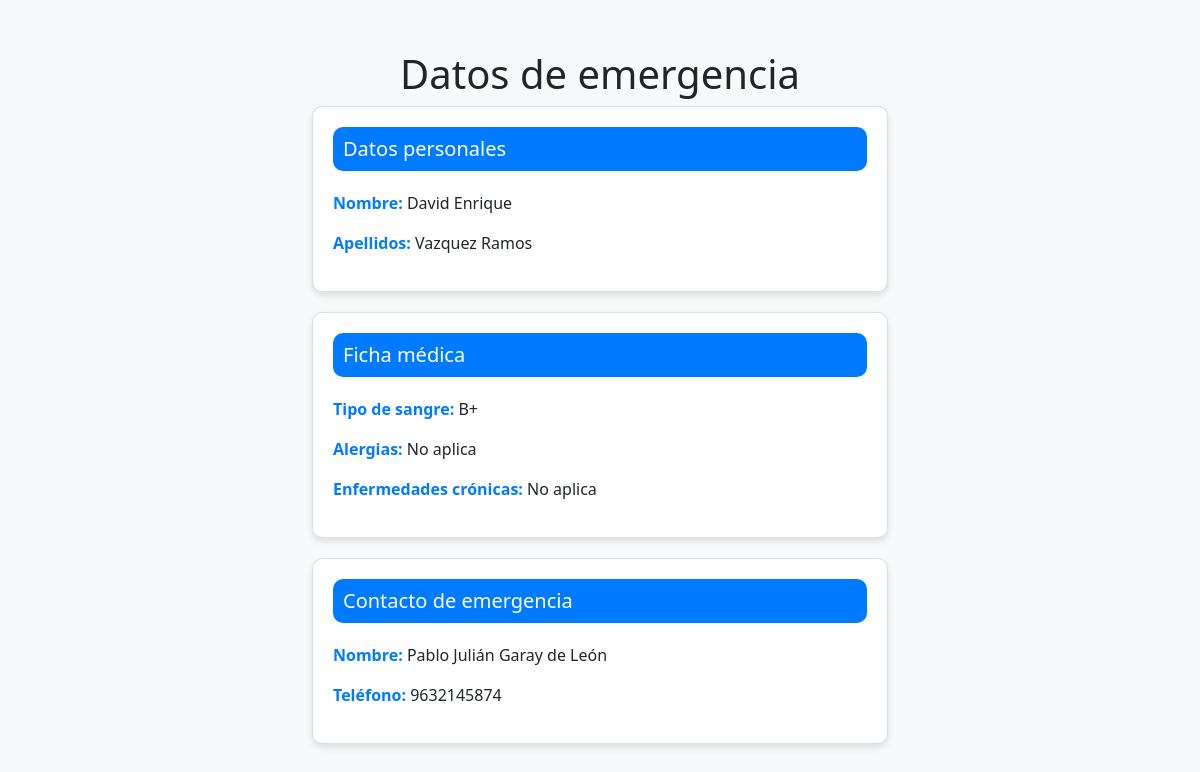
The app's page /emergencia/7 with its own data.
### core/models.py (models this page shows, shortened)
class UsuarioPersonalizado(AbstractBaseUser, PermissionsMixin):
    email = models.EmailField(unique=True, error_messages={'unique': 'Ya existe un usuario con ese correo'})
    nombre = models.CharField(max_length=50)
    apellidos = models.CharField(max_length=50)
    fecha_nacimiento = models.DateField(null=True)
    direccion = models.CharField(max_length=255)
    usuario_activo = models.BooleanField(default=False)
    is_staff = models.BooleanField(default=False)
    fecha_registro = models.DateTimeField(auto_now_add=True)
    numero_telefono = models.CharField(max_length=10, null=True)
    imagen = CloudinaryField('image')
    credencial = models.ForeignKey(Credencial, on_delete=models.PROTECT, null=True, related_name='credencial')
    ficha_medica = models.ForeignKey(FichaMedica, on_delete=models.PROTECT, null=True, related_name='ficha_medica')
    contacto_emergencia = models.ForeignKey(ContactoEmergencia, on_delete=models.PROTECT, null=True,
                                            related_name='contacto_emergencia_relacion')
    solicitud = models.ForeignKey('SolicitudCredencial', on_delete=models.PROTECT, null=True,
                                  related_name='solicitud_relacion')
    tipo_usuario = models.CharField(max_length=20, choices=[('alumno', 'alumno'), ('maestro', 'maestro'),
                                                            ('administrador', 'administrador'),
                                                            ('directivo', 'directivo')])
    objects = UsuarioBasePersonalizado()
    USERNAME_FIELD = 'email'
    REQUIRED_FIELDS = []

class FichaMedica(models.Model):
    tipo_sangre = models.CharField(max_length=3)
    alergias = models.CharField(max_length=300, default='')
    enfermedades_cronicas = models.CharField(max_length=255, default='')
    usuario = models.ForeignKey('UsuarioPersonalizado', on_delete=models.PROTECT, null=True,
                                related_name='ficha_medica_relacionada')

class ContactoEmergencia(models.Model):
    nombre_contacto_emergencia = models.CharField(max_length=60)
    numero_contacto_emergencia = models.CharField(max_length=10)
    usuario = models.ForeignKey('UsuarioPersonalizado', on_delete=models.PROTECT, null=True,
                                related_name='contacto_emergencia_relacionado')

### core/views.py (the view)
# urls.py: path('emergencia/<int:id_usuario>', views.qr.as_view(), name='qr'),
class qr(View):
    def get(self, request, id_usuario):
        usuario = UsuarioPersonalizado.objects.get(id=id_usuario)
        context = {
            'nombre': usuario.nombre,
            'apellidos': usuario.apellidos,
            'tipo_sangre': usuario.ficha_medica.tipo_sangre,
            'alergias': usuario.ficha_medica.alergias,
            'enfermedades': usuario.ficha_medica.enfermedades_cronicas,
            'nombre_contacto_emergencia': usuario.contacto_emergencia.nombre_contacto_emergencia,
            'telefono_contacto_emergencia': usuario.contacto_emergencia.numero_contacto_emergencia,
        }
        return render(request, 'core/qr_info.html', context=context)

### core/templates/core/qr_info.html (shortened to what this page needs)
<!DOCTYPE html>
<html>
<head>
    <link rel="stylesheet" href="https://stackpath.bootstrapcdn.com/bootstrap/5.0.0-alpha1/css/bootstrap.min.css">
</head>
<body>
    <div class="container">
        <h1 class="text-center">Datos de emergencia</h1>
        <div class="card">
            <div class="card-body">
                <h5 class="card-title">Datos personales</h5>
                <p><strong>Nombre:</strong> {{ nombre }}</p>
                <p><strong>Apellidos:</strong> {{ apellidos }}</p>
            </div>
        </div>
        <div class="card">
            <div class="card-body">
                <h5 class="card-title">Ficha médica</h5>
                <p><strong>Tipo de sangre:</strong> {{ tipo_sangre }}</p>
                <p><strong>Alergias:</strong> {{ alergias }}</p>
                <p><strong>Enfermedades crónicas:</strong> {{ enfermedades }}</p>
            </div>
        </div>
        <div class="card">
            <div class="card-body">
                <h5 class="card-title">Contacto de emergencia</h5>
                <p><strong>Nombre:</strong> {{ nombre_contacto_emergencia }}</p>
                <p><strong>Teléfono:</strong> {{ telefono_contacto_emergencia }}</p>
            </div>
        </div>
    </div>
</body>
</html>

### core/templates/core/qr_info.html (style rules this page uses)
body { background-color: #f8f9fa; }
.container { max-width: 600px; margin-top: 50px; }
.card { margin-bottom: 20px; border-radius: 10px; background-color: #ffffff; box-shadow: 0 4px 6px rgba(0, 0, 0, 0.1); }
.card-body { padding: 20px; }
.card-title { margin-bottom: 20px; color: #ffffff; background-color: #007bff; padding: 10px; border-radius: 10px; }
strong { color: #007bff; }

### records on screen
UsuarioPersonalizado: nombre "David Enrique", apellidos "Vazquez Ramos"
FichaMedica: tipo_sangre "B+", alergias "No aplica", enfermedades_cronicas "No aplica"
ContactoEmergencia: nombre_contacto_emergencia "Pablo Julián Garay de León", numero_contacto_emergencia "9632145874"
